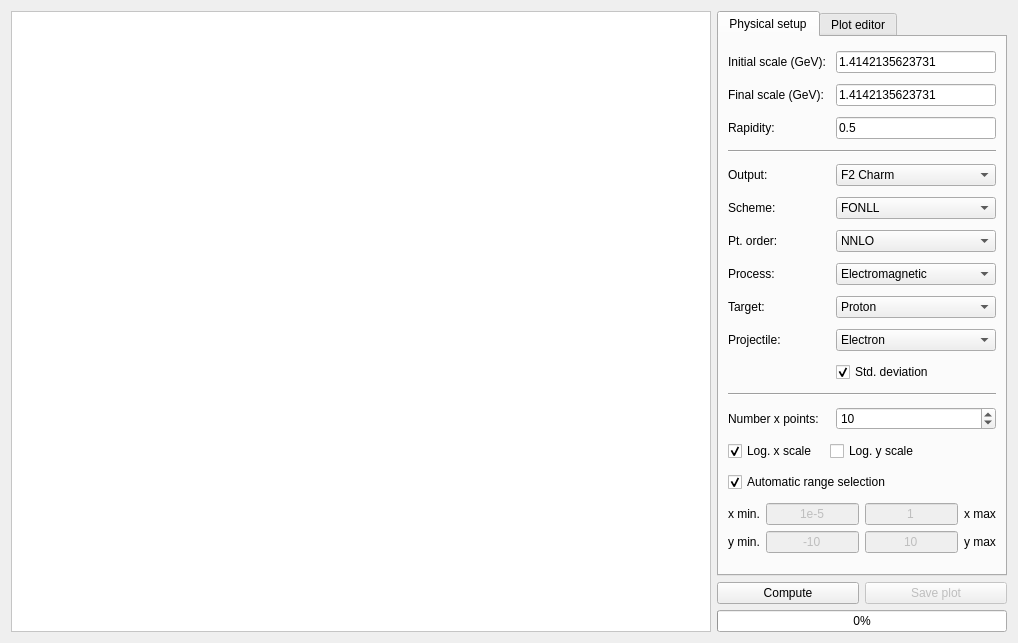
<?xml version="1.0" encoding="UTF-8"?>
<ui version="4.0">
 <class>PlotDIS</class>
 <widget class="QWidget" name="PlotDIS">
  <property name="geometry">
   <rect>
    <x>0</x>
    <y>0</y>
    <width>1018</width>
    <height>643</height>
   </rect>
  </property>
  <property name="windowTitle">
   <string>DIS observables</string>
  </property>
  <property name="windowIcon">
   <iconset resource="../resources/resource.qrc">
    <normaloff>:/icons/logo.png</normaloff>:/icons/logo.png</iconset>
  </property>
  <layout class="QGridLayout" name="gridLayout">
   <item row="0" column="0" rowspan="3">
    <widget class="QGraphicsView" name="graphicsView">
     <property name="minimumSize">
      <size>
       <width>700</width>
       <height>500</height>
      </size>
     </property>
     <property name="styleSheet">
      <string notr="true">background-image: url(:/images/splash.png);
background-repeat: no;
background-position: center;
background-color: rgb(255, 255, 255);</string>
     </property>
    </widget>
   </item>
   <item row="1" column="1">
    <widget class="QPushButton" name="playButton">
     <property name="styleSheet">
      <string notr="true"/>
     </property>
     <property name="text">
      <string>Compute</string>
     </property>
     <property name="icon">
      <iconset resource="../resources/resource.qrc">
       <normaloff>:/images/StepForwardNormalBlue.png</normaloff>:/images/StepForwardNormalBlue.png</iconset>
     </property>
     <property name="iconSize">
      <size>
       <width>32</width>
       <height>32</height>
      </size>
     </property>
    </widget>
   </item>
   <item row="1" column="2">
    <widget class="QPushButton" name="saveButton">
     <property name="enabled">
      <bool>false</bool>
     </property>
     <property name="styleSheet">
      <string notr="true"/>
     </property>
     <property name="text">
      <string>Save plot</string>
     </property>
     <property name="icon">
      <iconset resource="../resources/resource.qrc">
       <normaloff>:/images/save-32x32.png</normaloff>:/images/save-32x32.png</iconset>
     </property>
     <property name="iconSize">
      <size>
       <width>32</width>
       <height>32</height>
      </size>
     </property>
    </widget>
   </item>
   <item row="2" column="1" colspan="2">
    <widget class="QProgressBar" name="progressBar">
     <property name="value">
      <number>0</number>
     </property>
     <property name="textVisible">
      <bool>true</bool>
     </property>
     <property name="orientation">
      <enum>Qt::Horizontal</enum>
     </property>
     <property name="invertedAppearance">
      <bool>false</bool>
     </property>
    </widget>
   </item>
   <item row="0" column="1" colspan="2">
    <widget class="QTabWidget" name="tabWidget">
     <property name="currentIndex">
      <number>0</number>
     </property>
     <widget class="QWidget" name="tab">
      <attribute name="title">
       <string>Physical setup</string>
      </attribute>
      <layout class="QGridLayout" name="gridLayout_3">
       <item row="16" column="0" colspan="3">
        <layout class="QGridLayout" name="gridLayout_2">
         <item row="0" column="0">
          <widget class="QLabel" name="label_5">
           <property name="text">
            <string>x min.</string>
           </property>
          </widget>
         </item>
         <item row="0" column="1">
          <widget class="QLineEdit" name="xmin">
           <property name="enabled">
            <bool>false</bool>
           </property>
           <property name="text">
            <string>1e-5</string>
           </property>
           <property name="alignment">
            <set>Qt::AlignCenter</set>
           </property>
          </widget>
         </item>
         <item row="0" column="2">
          <widget class="QLineEdit" name="xmax">
           <property name="enabled">
            <bool>false</bool>
           </property>
           <property name="text">
            <string>1</string>
           </property>
           <property name="alignment">
            <set>Qt::AlignCenter</set>
           </property>
          </widget>
         </item>
         <item row="0" column="3">
          <widget class="QLabel" name="label_6">
           <property name="text">
            <string>x max</string>
           </property>
          </widget>
         </item>
         <item row="1" column="0">
          <widget class="QLabel" name="label_8">
           <property name="text">
            <string>y min.</string>
           </property>
          </widget>
         </item>
         <item row="1" column="1">
          <widget class="QLineEdit" name="ymin">
           <property name="enabled">
            <bool>false</bool>
           </property>
           <property name="text">
            <string>-10</string>
           </property>
           <property name="alignment">
            <set>Qt::AlignCenter</set>
           </property>
          </widget>
         </item>
         <item row="1" column="2">
          <widget class="QLineEdit" name="ymax">
           <property name="enabled">
            <bool>false</bool>
           </property>
           <property name="text">
            <string>10</string>
           </property>
           <property name="alignment">
            <set>Qt::AlignCenter</set>
           </property>
          </widget>
         </item>
         <item row="1" column="3">
          <widget class="QLabel" name="label_7">
           <property name="text">
            <string>y max</string>
           </property>
          </widget>
         </item>
        </layout>
       </item>
       <item row="5" column="0">
        <widget class="QLabel" name="label_4">
         <property name="text">
          <string>Scheme:</string>
         </property>
        </widget>
       </item>
       <item row="6" column="0">
        <widget class="QLabel" name="label_14">
         <property name="text">
          <string>Pt. order:</string>
         </property>
        </widget>
       </item>
       <item row="12" column="0" colspan="3">
        <widget class="Line" name="line_2">
         <property name="orientation">
          <enum>Qt::Horizontal</enum>
         </property>
        </widget>
       </item>
       <item row="0" column="0" colspan="2">
        <widget class="QLabel" name="label">
         <property name="text">
          <string>Initial scale (GeV):</string>
         </property>
        </widget>
       </item>
       <item row="7" column="2">
        <widget class="QComboBox" name="process">
         <property name="currentIndex">
          <number>0</number>
         </property>
         <item>
          <property name="text">
           <string>Electromagnetic</string>
          </property>
         </item>
         <item>
          <property name="text">
           <string>Neutral Current</string>
          </property>
         </item>
         <item>
          <property name="text">
           <string>Charged Current</string>
          </property>
         </item>
        </widget>
       </item>
       <item row="3" column="0" colspan="3">
        <widget class="Line" name="line">
         <property name="orientation">
          <enum>Qt::Horizontal</enum>
         </property>
        </widget>
       </item>
       <item row="5" column="2">
        <widget class="QComboBox" name="scheme">
         <property name="currentIndex">
          <number>0</number>
         </property>
         <item>
          <property name="text">
           <string>FONLL</string>
          </property>
         </item>
         <item>
          <property name="text">
           <string>FFNS</string>
          </property>
         </item>
         <item>
          <property name="text">
           <string>ZMVN</string>
          </property>
         </item>
         <item>
          <property name="text">
           <string>All</string>
          </property>
         </item>
        </widget>
       </item>
       <item row="0" column="2">
        <widget class="QLineEdit" name="Qi">
         <property name="text">
          <string>1.4142135623731</string>
         </property>
        </widget>
       </item>
       <item row="7" column="0">
        <widget class="QLabel" name="label_3">
         <property name="text">
          <string>Process:</string>
         </property>
        </widget>
       </item>
       <item row="1" column="2">
        <widget class="QLineEdit" name="Qf">
         <property name="text">
          <string>1.4142135623731</string>
         </property>
        </widget>
       </item>
       <item row="6" column="2">
        <widget class="QComboBox" name="ptord">
         <property name="currentIndex">
          <number>2</number>
         </property>
         <item>
          <property name="text">
           <string>LO</string>
          </property>
         </item>
         <item>
          <property name="text">
           <string>NLO</string>
          </property>
         </item>
         <item>
          <property name="text">
           <string>NNLO</string>
          </property>
         </item>
        </widget>
       </item>
       <item row="11" column="2">
        <widget class="QCheckBox" name="stddev">
         <property name="text">
          <string>Std. deviation</string>
         </property>
         <property name="checked">
          <bool>true</bool>
         </property>
        </widget>
       </item>
       <item row="9" column="0">
        <widget class="QLabel" name="label_15">
         <property name="text">
          <string>Projectile:</string>
         </property>
        </widget>
       </item>
       <item row="1" column="0">
        <widget class="QLabel" name="label_2">
         <property name="text">
          <string>Final scale (GeV):</string>
         </property>
        </widget>
       </item>
       <item row="9" column="2">
        <widget class="QComboBox" name="projectile">
         <item>
          <property name="text">
           <string>Electron</string>
          </property>
         </item>
         <item>
          <property name="text">
           <string>Positron</string>
          </property>
         </item>
        </widget>
       </item>
       <item row="8" column="2">
        <widget class="QComboBox" name="target">
         <item>
          <property name="text">
           <string>Proton</string>
          </property>
         </item>
         <item>
          <property name="text">
           <string>Neutron</string>
          </property>
         </item>
         <item>
          <property name="text">
           <string>Isoscalar</string>
          </property>
         </item>
        </widget>
       </item>
       <item row="8" column="0">
        <widget class="QLabel" name="label_13">
         <property name="text">
          <string>Target:</string>
         </property>
        </widget>
       </item>
       <item row="13" column="2">
        <widget class="QSpinBox" name="xpoints">
         <property name="minimum">
          <number>1</number>
         </property>
         <property name="maximum">
          <number>1000000000</number>
         </property>
         <property name="value">
          <number>10</number>
         </property>
        </widget>
       </item>
       <item row="15" column="0" colspan="3">
        <widget class="QCheckBox" name="automaticrange">
         <property name="layoutDirection">
          <enum>Qt::LeftToRight</enum>
         </property>
         <property name="text">
          <string>Automatic range selection</string>
         </property>
         <property name="checked">
          <bool>true</bool>
         </property>
        </widget>
       </item>
       <item row="14" column="1" colspan="2">
        <widget class="QCheckBox" name="logy">
         <property name="layoutDirection">
          <enum>Qt::LeftToRight</enum>
         </property>
         <property name="text">
          <string>Log. y scale</string>
         </property>
        </widget>
       </item>
       <item row="14" column="0">
        <widget class="QCheckBox" name="logx">
         <property name="layoutDirection">
          <enum>Qt::LeftToRight</enum>
         </property>
         <property name="text">
          <string>Log. x scale</string>
         </property>
         <property name="checked">
          <bool>true</bool>
         </property>
        </widget>
       </item>
       <item row="4" column="2">
        <widget class="QComboBox" name="output">
         <property name="currentIndex">
          <number>1</number>
         </property>
         <item>
          <property name="text">
           <string>F2 Light</string>
          </property>
         </item>
         <item>
          <property name="text">
           <string>F2 Charm</string>
          </property>
         </item>
         <item>
          <property name="text">
           <string>F2 Bottom</string>
          </property>
         </item>
         <item>
          <property name="text">
           <string>F2 Top</string>
          </property>
         </item>
         <item>
          <property name="text">
           <string>F2 Proton</string>
          </property>
         </item>
         <item>
          <property name="text">
           <string>FL Light</string>
          </property>
         </item>
         <item>
          <property name="text">
           <string>FL Charm</string>
          </property>
         </item>
         <item>
          <property name="text">
           <string>FL Bottom</string>
          </property>
         </item>
         <item>
          <property name="text">
           <string>FL Top</string>
          </property>
         </item>
         <item>
          <property name="text">
           <string>FL Proton</string>
          </property>
         </item>
         <item>
          <property name="text">
           <string>F3 Light</string>
          </property>
         </item>
         <item>
          <property name="text">
           <string>F3 Charm</string>
          </property>
         </item>
         <item>
          <property name="text">
           <string>F3 Bottom</string>
          </property>
         </item>
         <item>
          <property name="text">
           <string>F3 Top</string>
          </property>
         </item>
         <item>
          <property name="text">
           <string>F3 Proton</string>
          </property>
         </item>
         <item>
          <property name="text">
           <string>Sigma Light</string>
          </property>
         </item>
         <item>
          <property name="text">
           <string>Sigma Charm</string>
          </property>
         </item>
         <item>
          <property name="text">
           <string>Sigma Bottom</string>
          </property>
         </item>
         <item>
          <property name="text">
           <string>Sigma Top</string>
          </property>
         </item>
         <item>
          <property name="text">
           <string>Sigma Proton</string>
          </property>
         </item>
        </widget>
       </item>
       <item row="13" column="0" colspan="2">
        <widget class="QLabel" name="label_9">
         <property name="text">
          <string>Number x points:</string>
         </property>
        </widget>
       </item>
       <item row="4" column="0">
        <widget class="QLabel" name="label_16">
         <property name="text">
          <string>Output:</string>
         </property>
        </widget>
       </item>
       <item row="2" column="0">
        <widget class="QLabel" name="label_17">
         <property name="text">
          <string>Rapidity:</string>
         </property>
        </widget>
       </item>
       <item row="2" column="2">
        <widget class="QLineEdit" name="y">
         <property name="text">
          <string>0.5</string>
         </property>
        </widget>
       </item>
      </layout>
     </widget>
     <widget class="QWidget" name="tab_2">
      <attribute name="title">
       <string>Plot editor</string>
      </attribute>
      <layout class="QGridLayout" name="gridLayout_4">
       <item row="6" column="0" colspan="2">
        <widget class="Line" name="line_3">
         <property name="orientation">
          <enum>Qt::Horizontal</enum>
         </property>
        </widget>
       </item>
       <item row="7" column="1">
        <spacer name="verticalSpacer">
         <property name="orientation">
          <enum>Qt::Vertical</enum>
         </property>
         <property name="sizeHint" stdset="0">
          <size>
           <width>130</width>
           <height>282</height>
          </size>
         </property>
        </spacer>
       </item>
       <item row="4" column="0">
        <widget class="QLabel" name="label_12">
         <property name="text">
          <string>Y axis label:</string>
         </property>
        </widget>
       </item>
       <item row="5" column="0" colspan="2">
        <widget class="QLineEdit" name="ytitle"/>
       </item>
       <item row="1" column="0" colspan="2">
        <widget class="QLineEdit" name="title"/>
       </item>
       <item row="3" column="0" colspan="2">
        <widget class="QLineEdit" name="xtitle"/>
       </item>
       <item row="0" column="0">
        <widget class="QLabel" name="label_10">
         <property name="text">
          <string>Plot Title:</string>
         </property>
        </widget>
       </item>
       <item row="2" column="0">
        <widget class="QLabel" name="label_11">
         <property name="text">
          <string>X axis label:</string>
         </property>
        </widget>
       </item>
      </layout>
     </widget>
    </widget>
   </item>
  </layout>
 </widget>
 <resources>
  <include location="../resources/resource.qrc"/>
 </resources>
 <connections/>
</ui>
